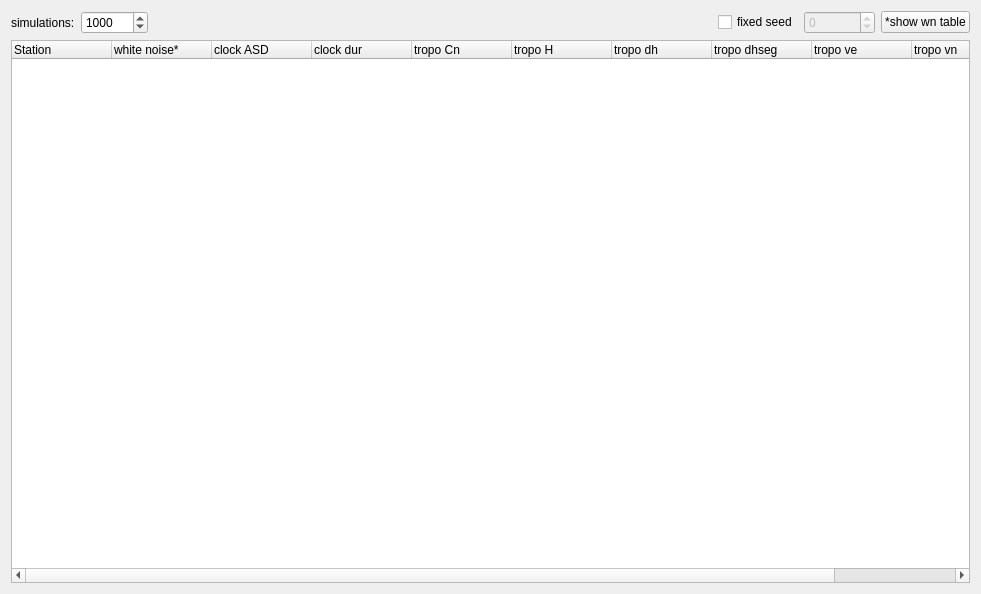
<?xml version="1.0" encoding="UTF-8"?>
<ui version="4.0">
 <class>SimulatorWidget</class>
 <widget class="QWidget" name="SimulatorWidget">
  <property name="geometry">
   <rect>
    <x>0</x>
    <y>0</y>
    <width>981</width>
    <height>594</height>
   </rect>
  </property>
  <property name="windowTitle">
   <string>Form</string>
  </property>
  <layout class="QVBoxLayout" name="verticalLayout">
   <item>
    <layout class="QHBoxLayout" name="horizontalLayout">
     <property name="bottomMargin">
      <number>0</number>
     </property>
     <item>
      <widget class="QLabel" name="label">
       <property name="text">
        <string>simulations:</string>
       </property>
      </widget>
     </item>
     <item>
      <widget class="QSpinBox" name="spinBox_simulations">
       <property name="minimum">
        <number>1</number>
       </property>
       <property name="maximum">
        <number>100000</number>
       </property>
       <property name="singleStep">
        <number>100</number>
       </property>
       <property name="value">
        <number>1000</number>
       </property>
      </widget>
     </item>
     <item>
      <spacer name="horizontalSpacer">
       <property name="orientation">
        <enum>Qt::Horizontal</enum>
       </property>
       <property name="sizeHint" stdset="0">
        <size>
         <width>40</width>
         <height>20</height>
        </size>
       </property>
      </spacer>
     </item>
     <item>
      <widget class="QCheckBox" name="checkBox_seed">
       <property name="text">
        <string>fixed seed</string>
       </property>
      </widget>
     </item>
     <item>
      <widget class="QSpinBox" name="spinBox_seed">
       <property name="enabled">
        <bool>false</bool>
       </property>
       <property name="minimum">
        <number>-2147483647</number>
       </property>
       <property name="maximum">
        <number>2147483647</number>
       </property>
       <property name="value">
        <number>0</number>
       </property>
      </widget>
     </item>
     <item>
      <widget class="QPushButton" name="pushButton_wnTable">
       <property name="text">
        <string>*show wn table</string>
       </property>
      </widget>
     </item>
    </layout>
   </item>
   <item>
    <widget class="QTreeWidget" name="treeWidget_simpara">
     <column>
      <property name="text">
       <string>Station</string>
      </property>
     </column>
     <column>
      <property name="text">
       <string>white noise*</string>
      </property>
     </column>
     <column>
      <property name="text">
       <string>clock ASD</string>
      </property>
     </column>
     <column>
      <property name="text">
       <string>clock dur</string>
      </property>
     </column>
     <column>
      <property name="text">
       <string>tropo Cn</string>
      </property>
     </column>
     <column>
      <property name="text">
       <string>tropo H</string>
      </property>
     </column>
     <column>
      <property name="text">
       <string>tropo dh</string>
      </property>
     </column>
     <column>
      <property name="text">
       <string>tropo dhseg</string>
      </property>
     </column>
     <column>
      <property name="text">
       <string>tropo ve</string>
      </property>
     </column>
     <column>
      <property name="text">
       <string>tropo vn</string>
      </property>
     </column>
     <column>
      <property name="text">
       <string>tropo wzd0</string>
      </property>
     </column>
     <column>
      <property name="text">
       <string/>
      </property>
     </column>
    </widget>
   </item>
  </layout>
 </widget>
 <resources/>
 <connections/>
</ui>
